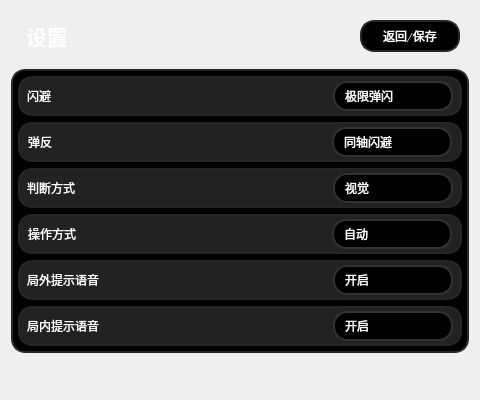
<?xml version="1.0" encoding="UTF-8"?>
<ui version="4.0">
 <class>Form</class>
 <widget class="QWidget" name="Form">
  <property name="geometry">
   <rect>
    <x>0</x>
    <y>0</y>
    <width>480</width>
    <height>400</height>
   </rect>
  </property>
  <property name="minimumSize">
   <size>
    <width>480</width>
    <height>400</height>
   </size>
  </property>
  <property name="maximumSize">
   <size>
    <width>700</width>
    <height>600</height>
   </size>
  </property>
  <property name="windowTitle">
   <string>Form</string>
  </property>
  <property name="styleSheet">
   <string notr="true">#Form {
	background-image: url(./Image/bg.png);         
}</string>
  </property>
  <layout class="QVBoxLayout" name="verticalLayout">
   <item>
    <widget class="QFrame" name="verticalFrame">
     <property name="maximumSize">
      <size>
       <width>16777215</width>
       <height>60</height>
      </size>
     </property>
     <property name="styleSheet">
      <string notr="true"/>
     </property>
     <layout class="QHBoxLayout" name="horizontalLayout_2">
      <property name="sizeConstraint">
       <enum>QLayout::SetMinimumSize</enum>
      </property>
      <property name="leftMargin">
       <number>15</number>
      </property>
      <property name="bottomMargin">
       <number>9</number>
      </property>
      <item>
       <widget class="QLabel" name="startTitle_QLabel">
        <property name="maximumSize">
         <size>
          <width>16777215</width>
          <height>50</height>
         </size>
        </property>
        <property name="font">
         <font>
          <family>印品鸿蒙体（非商用）</family>
          <pointsize>16</pointsize>
          <bold>true</bold>
         </font>
        </property>
        <property name="styleSheet">
         <string notr="true">QLabel {
	
	color: rgb(255, 255, 255);
}</string>
        </property>
        <property name="text">
         <string>设置</string>
        </property>
       </widget>
      </item>
      <item>
       <widget class="QPushButton" name="back_pushButton">
        <property name="enabled">
         <bool>true</bool>
        </property>
        <property name="minimumSize">
         <size>
          <width>0</width>
          <height>30</height>
         </size>
        </property>
        <property name="maximumSize">
         <size>
          <width>100</width>
          <height>50</height>
         </size>
        </property>
        <property name="font">
         <font>
          <family>印品鸿蒙体（非商用）</family>
         </font>
        </property>
        <property name="styleSheet">
         <string notr="true">QPushButton {
    background-color: rgb(0, 0, 0);
    color: white;
    border: 2px solid #262626;
    border-radius: 14px;
}
QPushButton:hover {
    background-color: rgb(0, 0, 0);
    color: white;
    border: 2px solid  #f48322;
    border-radius: 14px;
}

QPushButton:pressed {
    background-color: #f48322;
    color: black;
    border: 5px solid #f48322;
	border-radius: 14px;
}</string>
        </property>
        <property name="text">
         <string>返回/保存</string>
        </property>
       </widget>
      </item>
     </layout>
    </widget>
   </item>
   <item>
    <widget class="QFrame" name="verticalFrame_2">
     <property name="minimumSize">
      <size>
       <width>0</width>
       <height>280</height>
      </size>
     </property>
     <property name="maximumSize">
      <size>
       <width>16777215</width>
       <height>280</height>
      </size>
     </property>
     <property name="styleSheet">
      <string notr="true">.QFrame{
	border: 2px solid #262626;
    border-radius: 14px;
	background-color: #000000;
}
.QWidget{
    background-color: #222222;
    color: white;
    border: 2px solid #262626;
    border-radius: 14px;
}


.QLabel {
	
	color: rgb(255, 255, 255);
}



QComboBox
{
	border-radius:14px;
	background-color:#000000;
    color:rgb(255,255,255);
    border:2px solid #323232;
	padding-left: 10px;
}
QComboBox:disabled
{
	background-color:rgba(50,50,50,200);
    color:rgb(160,160,160);
}
QComboBox:hover
{
	background-color:#000000;
	border:2px solid #a6c100 ;
}
/*点击combox的样式*/
QComboBox:on
{
	border-radius:14px;
	background-color:#000000;
    color:#ffffff;
    border:2px solid #a6c100  ;
}



/*下拉框的样式*/
QComboBox QAbstractItemView 
{
    outline: 0px solid gray;  /*取消选中虚线*/
    border: 0px solid rgb(31,156,220);  
    color: #ffffff;
    background-color: #222222;   
    selection-background-color: #a6c100;   
	border-radius:14px;

}
 /*选中每一项高度*/
QComboBox QAbstractItemView::item
 { 
	
	height: 30px;
	 border-radius: 8px;
    min-height:30px;

 }
/*选中每一项的字体颜色和背景颜色*/
QComboBox QAbstractItemView::item:selected 
{
    color: #000000;
	background-color: #a6c100 ; 
}

QComboBox::drop-down 
{
	border:none;
}
</string>
     </property>
     <layout class="QVBoxLayout" name="verticalLayout_2">
      <property name="spacing">
       <number>6</number>
      </property>
      <property name="sizeConstraint">
       <enum>QLayout::SetMinimumSize</enum>
      </property>
      <property name="leftMargin">
       <number>5</number>
      </property>
      <property name="topMargin">
       <number>5</number>
      </property>
      <property name="rightMargin">
       <number>5</number>
      </property>
      <property name="bottomMargin">
       <number>5</number>
      </property>
      <item>
       <widget class="QWidget" name="Evasion_setting" native="true">
        <property name="sizePolicy">
         <sizepolicy hsizetype="Preferred" vsizetype="Preferred">
          <horstretch>0</horstretch>
          <verstretch>0</verstretch>
         </sizepolicy>
        </property>
        <property name="maximumSize">
         <size>
          <width>16777215</width>
          <height>40</height>
         </size>
        </property>
        <property name="styleSheet">
         <string notr="true"/>
        </property>
        <layout class="QHBoxLayout" name="horizontalLayout_3">
         <property name="topMargin">
          <number>0</number>
         </property>
         <property name="bottomMargin">
          <number>0</number>
         </property>
         <item>
          <widget class="QLabel" name="Evasion_label">
           <property name="minimumSize">
            <size>
             <width>0</width>
             <height>40</height>
            </size>
           </property>
           <property name="font">
            <font>
             <family>印品鸿蒙体（非商用）</family>
            </font>
           </property>
           <property name="text">
            <string>闪避</string>
           </property>
          </widget>
         </item>
         <item>
          <widget class="QComboBox" name="Evasion_comBox">
           <property name="sizePolicy">
            <sizepolicy hsizetype="Preferred" vsizetype="Fixed">
             <horstretch>0</horstretch>
             <verstretch>30</verstretch>
            </sizepolicy>
           </property>
           <property name="minimumSize">
            <size>
             <width>0</width>
             <height>30</height>
            </size>
           </property>
           <property name="maximumSize">
            <size>
             <width>120</width>
             <height>30</height>
            </size>
           </property>
           <property name="sizeIncrement">
            <size>
             <width>0</width>
             <height>30</height>
            </size>
           </property>
           <property name="font">
            <font>
             <family>印品鸿蒙体（非商用）</family>
            </font>
           </property>
           <item>
            <property name="text">
             <string>极限弹闪</string>
            </property>
           </item>
           <item>
            <property name="text">
             <string>极限支援</string>
            </property>
           </item>
           <item>
            <property name="text">
             <string>极限闪避</string>
            </property>
           </item>
          </widget>
         </item>
        </layout>
       </widget>
      </item>
      <item>
       <widget class="QWidget" name="bounce_Setting" native="true">
        <property name="minimumSize">
         <size>
          <width>0</width>
          <height>40</height>
         </size>
        </property>
        <property name="maximumSize">
         <size>
          <width>16777215</width>
          <height>40</height>
         </size>
        </property>
        <property name="styleSheet">
         <string notr="true"/>
        </property>
        <layout class="QHBoxLayout" name="horizontalLayout_4">
         <property name="spacing">
          <number>0</number>
         </property>
         <property name="leftMargin">
          <number>10</number>
         </property>
         <property name="topMargin">
          <number>0</number>
         </property>
         <property name="rightMargin">
          <number>10</number>
         </property>
         <property name="bottomMargin">
          <number>0</number>
         </property>
         <item>
          <widget class="QLabel" name="bounce_label">
           <property name="font">
            <font>
             <family>印品鸿蒙体（非商用）</family>
            </font>
           </property>
           <property name="text">
            <string>弹反</string>
           </property>
          </widget>
         </item>
         <item>
          <widget class="QComboBox" name="bounce_comboBox">
           <property name="minimumSize">
            <size>
             <width>0</width>
             <height>30</height>
            </size>
           </property>
           <property name="maximumSize">
            <size>
             <width>120</width>
             <height>30</height>
            </size>
           </property>
           <property name="font">
            <font>
             <family>印品鸿蒙体（非商用）</family>
            </font>
           </property>
           <item>
            <property name="text">
             <string>同轴闪避</string>
            </property>
           </item>
           <item>
            <property name="text">
             <string>极限双闪</string>
            </property>
           </item>
           <item>
            <property name="text">
             <string>极限闪避</string>
            </property>
           </item>
          </widget>
         </item>
        </layout>
       </widget>
      </item>
      <item>
       <widget class="QWidget" name="determineMode_Setting" native="true">
        <property name="minimumSize">
         <size>
          <width>0</width>
          <height>40</height>
         </size>
        </property>
        <property name="maximumSize">
         <size>
          <width>16777215</width>
          <height>40</height>
         </size>
        </property>
        <property name="styleSheet">
         <string notr="true"/>
        </property>
        <layout class="QHBoxLayout" name="horizontalLayout_6">
         <property name="topMargin">
          <number>0</number>
         </property>
         <property name="bottomMargin">
          <number>0</number>
         </property>
         <item>
          <widget class="QLabel" name="determineMode_label">
           <property name="font">
            <font>
             <family>印品鸿蒙体（非商用）</family>
            </font>
           </property>
           <property name="text">
            <string>判断方式</string>
           </property>
          </widget>
         </item>
         <item>
          <widget class="QComboBox" name="determineMode_comboBox">
           <property name="minimumSize">
            <size>
             <width>120</width>
             <height>30</height>
            </size>
           </property>
           <property name="maximumSize">
            <size>
             <width>120</width>
             <height>30</height>
            </size>
           </property>
           <property name="sizeIncrement">
            <size>
             <width>0</width>
             <height>0</height>
            </size>
           </property>
           <property name="font">
            <font>
             <family>印品鸿蒙体（非商用）</family>
            </font>
           </property>
           <item>
            <property name="text">
             <string>视觉</string>
            </property>
           </item>
           <item>
            <property name="text">
             <string>音频</string>
            </property>
           </item>
          </widget>
         </item>
        </layout>
       </widget>
      </item>
      <item>
       <widget class="QWidget" name="operationMode_setting" native="true">
        <property name="minimumSize">
         <size>
          <width>0</width>
          <height>40</height>
         </size>
        </property>
        <property name="maximumSize">
         <size>
          <width>16777215</width>
          <height>40</height>
         </size>
        </property>
        <property name="styleSheet">
         <string notr="true"/>
        </property>
        <layout class="QHBoxLayout" name="horizontalLayout_5">
         <property name="leftMargin">
          <number>10</number>
         </property>
         <property name="topMargin">
          <number>0</number>
         </property>
         <property name="rightMargin">
          <number>10</number>
         </property>
         <property name="bottomMargin">
          <number>0</number>
         </property>
         <item>
          <widget class="QLabel" name="operationMode_label">
           <property name="font">
            <font>
             <family>印品鸿蒙体（非商用）</family>
            </font>
           </property>
           <property name="text">
            <string>操作方式</string>
           </property>
          </widget>
         </item>
         <item>
          <widget class="QComboBox" name="operationMode_comboBox">
           <property name="minimumSize">
            <size>
             <width>120</width>
             <height>30</height>
            </size>
           </property>
           <property name="maximumSize">
            <size>
             <width>120</width>
             <height>30</height>
            </size>
           </property>
           <property name="font">
            <font>
             <family>印品鸿蒙体（非商用）</family>
            </font>
           </property>
           <item>
            <property name="text">
             <string>自动</string>
            </property>
           </item>
           <item>
            <property name="text">
             <string>键鼠</string>
            </property>
           </item>
           <item>
            <property name="text">
             <string>手柄</string>
            </property>
           </item>
          </widget>
         </item>
        </layout>
       </widget>
      </item>
      <item>
       <widget class="QWidget" name="outTone_Setting" native="true">
        <property name="minimumSize">
         <size>
          <width>0</width>
          <height>40</height>
         </size>
        </property>
        <property name="maximumSize">
         <size>
          <width>16777215</width>
          <height>40</height>
         </size>
        </property>
        <property name="styleSheet">
         <string notr="true"/>
        </property>
        <layout class="QHBoxLayout" name="horizontalLayout">
         <property name="spacing">
          <number>6</number>
         </property>
         <property name="topMargin">
          <number>0</number>
         </property>
         <property name="bottomMargin">
          <number>0</number>
         </property>
         <item>
          <widget class="QLabel" name="outTone_label">
           <property name="font">
            <font>
             <family>印品鸿蒙体（非商用）</family>
            </font>
           </property>
           <property name="text">
            <string>局外提示语音</string>
           </property>
          </widget>
         </item>
         <item>
          <widget class="QComboBox" name="outTone_comboBox">
           <property name="minimumSize">
            <size>
             <width>120</width>
             <height>30</height>
            </size>
           </property>
           <property name="maximumSize">
            <size>
             <width>120</width>
             <height>30</height>
            </size>
           </property>
           <property name="font">
            <font>
             <family>印品鸿蒙体（非商用）</family>
            </font>
           </property>
           <item>
            <property name="text">
             <string>开启</string>
            </property>
           </item>
           <item>
            <property name="text">
             <string>关闭</string>
            </property>
           </item>
          </widget>
         </item>
        </layout>
       </widget>
      </item>
      <item>
       <widget class="QWidget" name="inTone_Setting" native="true">
        <property name="minimumSize">
         <size>
          <width>0</width>
          <height>40</height>
         </size>
        </property>
        <property name="maximumSize">
         <size>
          <width>16777215</width>
          <height>40</height>
         </size>
        </property>
        <property name="styleSheet">
         <string notr="true"/>
        </property>
        <layout class="QHBoxLayout" name="horizontalLayout_9">
         <property name="topMargin">
          <number>0</number>
         </property>
         <property name="bottomMargin">
          <number>0</number>
         </property>
         <item>
          <widget class="QLabel" name="inTone_label">
           <property name="font">
            <font>
             <family>印品鸿蒙体（非商用）</family>
            </font>
           </property>
           <property name="text">
            <string>局内提示语音</string>
           </property>
          </widget>
         </item>
         <item>
          <widget class="QComboBox" name="inTone_comboBox">
           <property name="minimumSize">
            <size>
             <width>120</width>
             <height>30</height>
            </size>
           </property>
           <property name="maximumSize">
            <size>
             <width>120</width>
             <height>30</height>
            </size>
           </property>
           <property name="font">
            <font>
             <family>印品鸿蒙体（非商用）</family>
            </font>
           </property>
           <item>
            <property name="text">
             <string>开启</string>
            </property>
           </item>
           <item>
            <property name="text">
             <string>关闭</string>
            </property>
           </item>
          </widget>
         </item>
        </layout>
       </widget>
      </item>
     </layout>
    </widget>
   </item>
   <item>
    <spacer name="verticalSpacer">
     <property name="orientation">
      <enum>Qt::Vertical</enum>
     </property>
     <property name="sizeType">
      <enum>QSizePolicy::Expanding</enum>
     </property>
     <property name="sizeHint" stdset="0">
      <size>
       <width>20</width>
       <height>10</height>
      </size>
     </property>
    </spacer>
   </item>
  </layout>
 </widget>
 <resources/>
 <connections/>
</ui>
